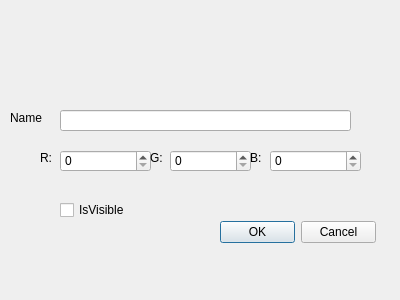
<?xml version="1.0" encoding="UTF-8"?>
<ui version="4.0">
 <class>OptionDialog</class>
 <widget class="QDialog" name="OptionDialog">
  <property name="geometry">
   <rect>
    <x>0</x>
    <y>0</y>
    <width>400</width>
    <height>300</height>
   </rect>
  </property>
  <property name="windowTitle">
   <string>Dialog</string>
  </property>
  <widget class="QDialogButtonBox" name="buttonBox">
   <property name="geometry">
    <rect>
     <x>220</x>
     <y>220</y>
     <width>156</width>
     <height>24</height>
    </rect>
   </property>
   <property name="orientation">
    <enum>Qt::Orientation::Horizontal</enum>
   </property>
   <property name="standardButtons">
    <set>QDialogButtonBox::StandardButton::Cancel|QDialogButtonBox::StandardButton::Ok</set>
   </property>
  </widget>
  <widget class="QLineEdit" name="lineEdit">
   <property name="geometry">
    <rect>
     <x>60</x>
     <y>110</y>
     <width>291</width>
     <height>21</height>
    </rect>
   </property>
  </widget>
  <widget class="QLabel" name="label">
   <property name="geometry">
    <rect>
     <x>10</x>
     <y>110</y>
     <width>49</width>
     <height>16</height>
    </rect>
   </property>
   <property name="text">
    <string>Name</string>
   </property>
  </widget>
  <widget class="QLabel" name="label_2">
   <property name="geometry">
    <rect>
     <x>40</x>
     <y>150</y>
     <width>21</width>
     <height>16</height>
    </rect>
   </property>
   <property name="text">
    <string>R: </string>
   </property>
  </widget>
  <widget class="QSpinBox" name="spinBoxR">
   <property name="geometry">
    <rect>
     <x>60</x>
     <y>150</y>
     <width>91</width>
     <height>22</height>
    </rect>
   </property>
   <property name="wrapping">
    <bool>false</bool>
   </property>
   <property name="buttonSymbols">
    <enum>QAbstractSpinBox::ButtonSymbols::UpDownArrows</enum>
   </property>
   <property name="maximum">
    <number>255</number>
   </property>
  </widget>
  <widget class="QLabel" name="label_3">
   <property name="geometry">
    <rect>
     <x>150</x>
     <y>150</y>
     <width>21</width>
     <height>16</height>
    </rect>
   </property>
   <property name="text">
    <string>G: </string>
   </property>
  </widget>
  <widget class="QSpinBox" name="spinBoxG">
   <property name="geometry">
    <rect>
     <x>170</x>
     <y>150</y>
     <width>81</width>
     <height>22</height>
    </rect>
   </property>
   <property name="maximum">
    <number>255</number>
   </property>
  </widget>
  <widget class="QLabel" name="label_4">
   <property name="geometry">
    <rect>
     <x>250</x>
     <y>150</y>
     <width>16</width>
     <height>16</height>
    </rect>
   </property>
   <property name="text">
    <string>B: </string>
   </property>
  </widget>
  <widget class="QSpinBox" name="spinBoxB">
   <property name="geometry">
    <rect>
     <x>270</x>
     <y>150</y>
     <width>91</width>
     <height>22</height>
    </rect>
   </property>
   <property name="maximum">
    <number>255</number>
   </property>
  </widget>
  <widget class="QCheckBox" name="checkBoxVisible">
   <property name="geometry">
    <rect>
     <x>60</x>
     <y>200</y>
     <width>75</width>
     <height>20</height>
    </rect>
   </property>
   <property name="text">
    <string>IsVisible</string>
   </property>
  </widget>
 </widget>
 <resources/>
 <connections>
  <connection>
   <sender>buttonBox</sender>
   <signal>accepted()</signal>
   <receiver>OptionDialog</receiver>
   <slot>accept()</slot>
   <hints>
    <hint type="sourcelabel">
     <x>248</x>
     <y>254</y>
    </hint>
    <hint type="destinationlabel">
     <x>157</x>
     <y>274</y>
    </hint>
   </hints>
  </connection>
  <connection>
   <sender>buttonBox</sender>
   <signal>rejected()</signal>
   <receiver>OptionDialog</receiver>
   <slot>reject()</slot>
   <hints>
    <hint type="sourcelabel">
     <x>316</x>
     <y>260</y>
    </hint>
    <hint type="destinationlabel">
     <x>286</x>
     <y>274</y>
    </hint>
   </hints>
  </connection>
 </connections>
</ui>
